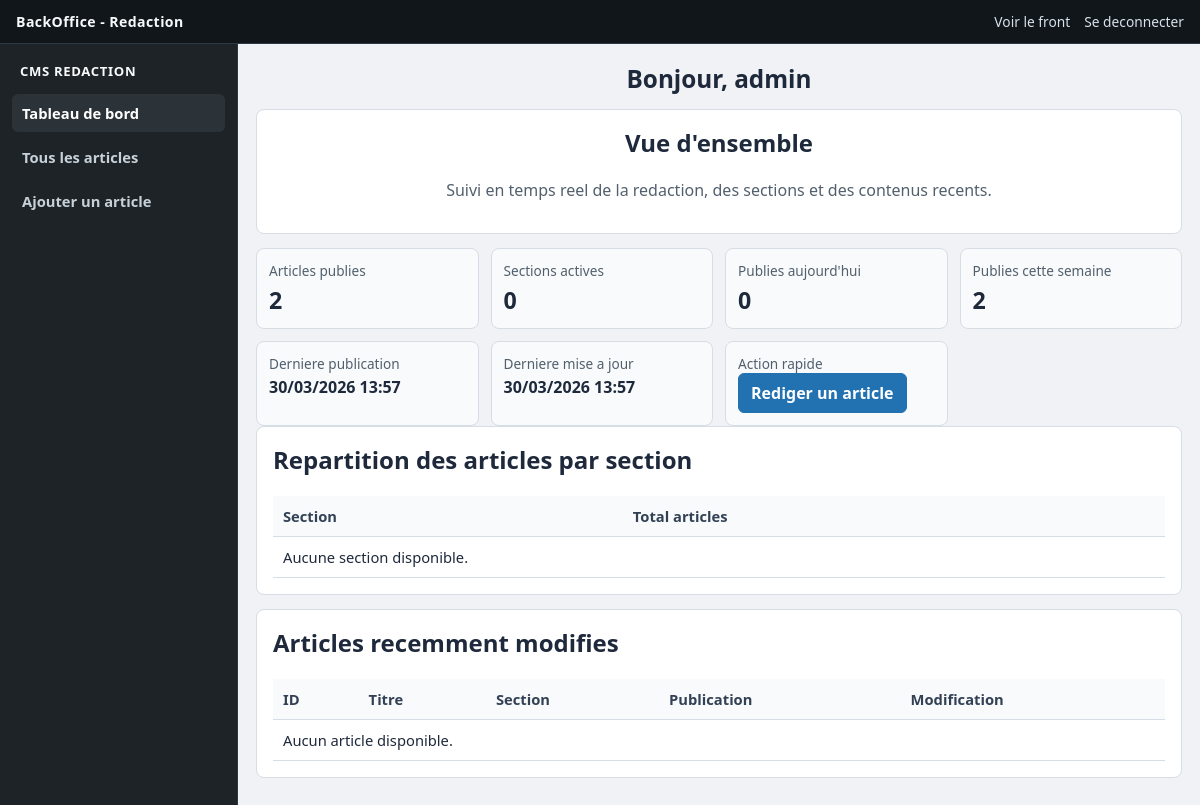
/admin/dashboard.php (signed in), run on an earlier commit of the app's database.
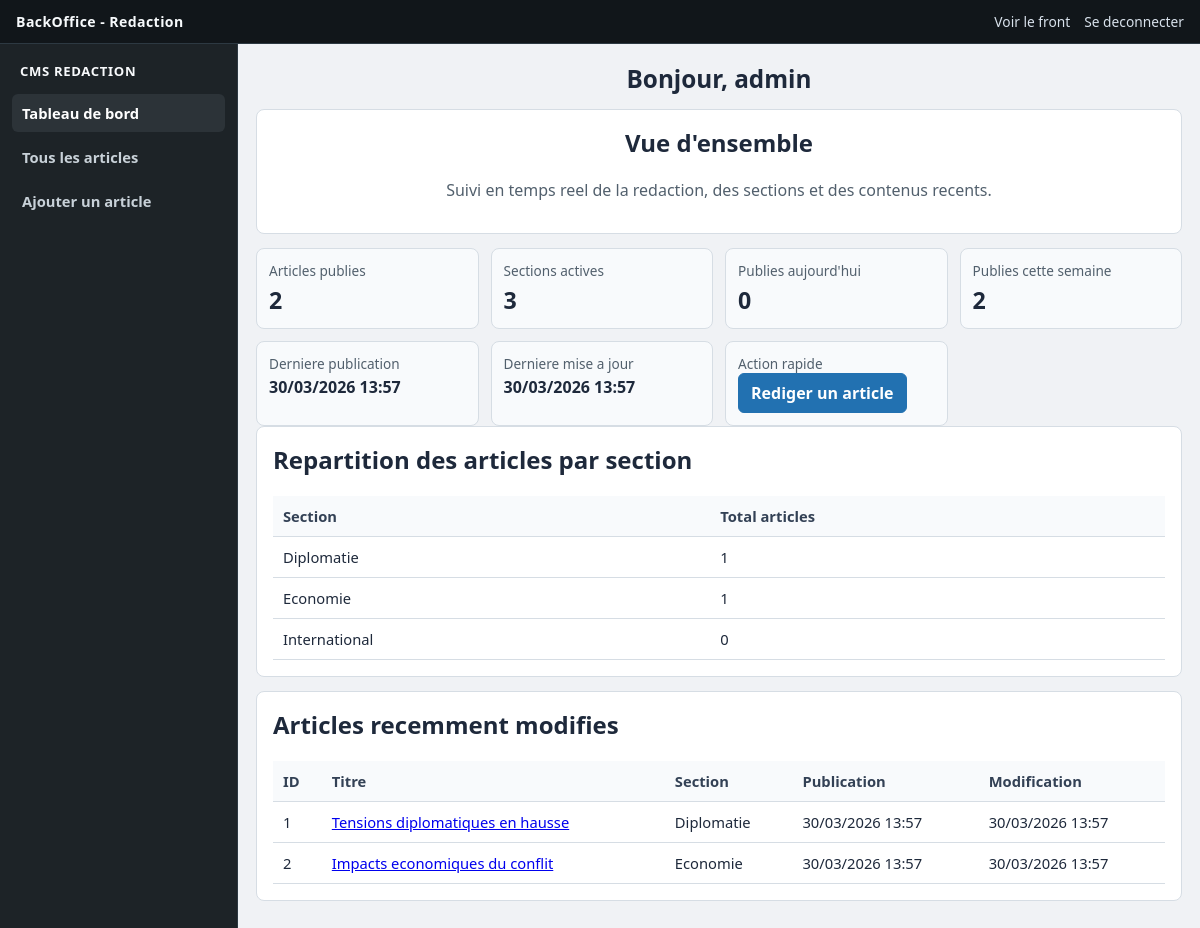
And on a later commit of the database.
### tables this page shows
CREATE TABLE articles (
    id INT AUTO_INCREMENT PRIMARY KEY,
    titre VARCHAR(255) NOT NULL,
    chapeau TEXT NOT NULL,  
    corps LONGTEXT NOT NULL,
    image_principale VARCHAR(255) DEFAULT NULL,
    image_alt VARCHAR(255) DEFAULT NULL,
    slug VARCHAR(255) NOT NULL UNIQUE,
    section_id INT NOT NULL DEFAULT 1,
    meta_title VARCHAR(255) DEFAULT NULL,  
    date_publication DATETIME NOT NULL DEFAULT CURRENT_TIMESTAMP,
    created_at DATETIME DEFAULT CURRENT_TIMESTAMP,
    updated_at DATETIME DEFAULT CURRENT_TIMESTAMP ON UPDATE CURRENT_TIMESTAMP,
    CONSTRAINT fk_articles_section FOREIGN KEY (section_id) REFERENCES sections(id)
);

CREATE TABLE sections (
    id INT AUTO_INCREMENT PRIMARY KEY,
    nom VARCHAR(100) NOT NULL UNIQUE,
    slug VARCHAR(120) NOT NULL UNIQUE,
    created_at DATETIME DEFAULT CURRENT_TIMESTAMP,
    updated_at DATETIME DEFAULT CURRENT_TIMESTAMP ON UPDATE CURRENT_TIMESTAMP
);

### admin/article_controller.php (called while the page is built, shortened)
<?php
function adminFetchDashboardStats(): array
{
    $pdo = getPDOConnection();
    $stmt = $pdo->query(
        'SELECT
            (SELECT COUNT(*) FROM articles) AS total_articles,
            (SELECT COUNT(*) FROM sections) AS total_sections,
            (SELECT COUNT(*) FROM articles WHERE DATE(date_publication) = CURDATE()) AS published_today,
            (SELECT COUNT(*) FROM articles WHERE YEARWEEK(date_publication, 1) = YEARWEEK(CURDATE(), 1)) AS published_this_week,
            (SELECT MAX(date_publication) FROM articles) AS last_publication,
            (SELECT MAX(updated_at) FROM articles) AS last_update'
    );
    $row = $stmt->fetch();
    return [
        'total_articles' => (int) ($row['total_articles'] ?? 0),
        'total_sections' => (int) ($row['total_sections'] ?? 0),
        'published_today' => (int) ($row['published_today'] ?? 0),
        'published_this_week' => (int) ($row['published_this_week'] ?? 0),
        'last_publication' => $row['last_publication'] ?? null,
        'last_update' => $row['last_update'] ?? null,
    ];
}
function adminFetchSectionDistribution(): array
{
    $pdo = getPDOConnection();
    $stmt = $pdo->query(
        'SELECT s.nom AS section_name, COUNT(a.id) AS total
         FROM sections s
         LEFT JOIN articles a ON a.section_id = s.id
         GROUP BY s.id, s.nom
         ORDER BY total DESC, s.nom ASC'
    );
    return $stmt->fetchAll();
}
function adminFetchRecentArticles(int $limit = 5): array
{
    $pdo = getPDOConnection();
    $limit = max(1, min($limit, 20));
    $stmt = $pdo->prepare(
        'SELECT a.id, a.titre, a.slug, s.nom AS section, a.date_publication, a.updated_at
         FROM articles a
         INNER JOIN sections s ON s.id = a.section_id
         ORDER BY a.updated_at DESC
         LIMIT :limit'
    );
    $stmt->bindValue(':limit', $limit, PDO::PARAM_INT);
    $stmt->execute();
    return $stmt->fetchAll();
}

### admin/dashboard.php (the view, shortened to what this page needs)
<?php
require_once __DIR__ . '/article_controller.php';
$username = $_SESSION['admin_user']['username'] ?? 'admin';
$stats = adminFetchDashboardStats();
$recentArticles = adminFetchRecentArticles(6);
$sectionDistribution = adminFetchSectionDistribution();
$totalArticles = (int) ($stats['total_articles'] ?? 0);
$totalSections = (int) ($stats['total_sections'] ?? 0);
$publishedToday = (int) ($stats['published_today'] ?? 0);
$publishedThisWeek = (int) ($stats['published_this_week'] ?? 0);
$lastPublication = (string) ($stats['last_publication'] ?? '');
$lastUpdate = (string) ($stats['last_update'] ?? '');
function formatAdminDateTime(string $dateTime): string
{
    $timestamp = strtotime($dateTime);
    return date('d/m/Y H:i', $timestamp);
}
?>
<!DOCTYPE html>
<html lang="fr">
<head>
    <link rel="stylesheet" href="assets/admin.css">
</head>
<body>
    <div class="admin-shell dashboard-shell">
        <header class="topbar">
            <p class="topbar__title">BackOffice - Redaction</p>
            <div class="topbar__links">
                <a href="../" target="_blank" rel="noopener noreferrer">Voir le front</a>
                <a href="logout.php">Se deconnecter</a>
            </div>
        </header>
        <aside class="sidebar">
            <span class="sidebar__brand">CMS REDACTION</span>
            <nav class="sidebar__menu">
                <a class="active" href="dashboard.php">Tableau de bord</a>
                <a href="articles.php">Tous les articles</a>
                <a href="article_form.php">Ajouter un article</a>
            </nav>
        </aside>
        <main class="main">
            <div class="container dashboard-container">
                <h1 class="page-title">Bonjour, <?php echo htmlspecialchars($username, ENT_QUOTES, 'UTF-8'); ?></h1>
                <section class="card">
                    <h2>Vue d'ensemble</h2>
                    <p class="muted">Suivi en temps reel de la redaction, des sections et des contenus recents.</p>
                </section>
                <section class="kpi-grid">
                    <article class="kpi">
                        <p>Articles publies</p>
                        <strong><?php echo (int) $totalArticles; ?></strong>
                    </article>
                    <article class="kpi">
                        <p>Sections actives</p>
                        <strong><?php echo (int) $totalSections; ?></strong>
                    </article>
                    <article class="kpi">
                        <p>Publies aujourd'hui</p>
                        <strong><?php echo (int) $publishedToday; ?></strong>
                    </article>
                    <article class="kpi">
                        <p>Publies cette semaine</p>
                        <strong><?php echo (int) $publishedThisWeek; ?></strong>
                    </article>
                    <article class="kpi">
                        <p>Derniere publication</p>
                        <strong class="kpi--small"><?php echo htmlspecialchars(formatAdminDateTime($lastPublication), ENT_QUOTES, 'UTF-8'); ?></strong>
                    </article>
                    <article class="kpi">
                        <p>Derniere mise a jour</p>
                        <strong class="kpi--small"><?php echo htmlspecialchars(formatAdminDateTime($lastUpdate), ENT_QUOTES, 'UTF-8'); ?></strong>
                    </article>
                    <article class="kpi">
                        <p>Action rapide</p>
                        <a class="btn" href="article_form.php">Rediger un article</a>
                    </article>
                </section>
                <section class="card">
                    <h2>Repartition des articles par section</h2>
                    <table>
                        <thead>
                            <tr>
                                <th>Section</th>
                                <th>Total articles</th>
                            </tr>
                        </thead>
                        <tbody>
                            <?php if (empty($sectionDistribution)): ?>
                                <tr>
                                    <td colspan="2">Aucune section disponible.</td>
                                </tr>
                            <?php else: ?>
                                <?php foreach ($sectionDistribution as $item): ?>
                                    <tr>
                                        <td><?php echo htmlspecialchars((string) $item['section_name'], ENT_QUOTES, 'UTF-8'); ?></td>
                                        <td><?php echo (int) $item['total']; ?></td>
                                    </tr>
                                <?php endforeach; ?>
                            <?php endif; ?>
                        </tbody>
                    </table>
                </section>
                <section class="card">
                    <h2>Articles recemment modifies</h2>
                    <table>
                        <thead>
                            <tr>
                                <th>ID</th>
                                <th>Titre</th>
                                <th>Section</th>
                                <th>Publication</th>
                                <th>Modification</th>
                            </tr>
                        </thead>
                        <tbody>
                            <?php if (empty($recentArticles)): ?>
                                <tr>
                                    <td colspan="5">Aucun article disponible.</td>
                                </tr>
                            <?php else: ?>
                                <?php foreach ($recentArticles as $article): ?>
                                    <tr>
                                        <td><?php echo (int) $article['id']; ?></td>
                                        <td>
                                            <a href="article_form.php?id=<?php echo (int) $article['id']; ?>">
                                                <?php echo htmlspecialchars((string) $article['titre'], ENT_QUOTES, 'UTF-8'); ?>
                                            </a>
                                        </td>
                                        <td><?php echo htmlspecialchars((string) $article['section'], ENT_QUOTES, 'UTF-8'); ?></td>
                                        <td><?php echo htmlspecialchars(formatAdminDateTime((string) $article['date_publication']), ENT_QUOTES, 'UTF-8'); ?></td>
                                        <td><?php echo htmlspecialchars(formatAdminDateTime((string) $article['updated_at']), ENT_QUOTES, 'UTF-8'); ?></td>
                                    </tr>
                                <?php endforeach; ?>
                            <?php endif; ?>
                        </tbody>
                    </table>
                </section>
            </div>
        </main>
    </div>
</body>
</html>

### admin/assets/admin.css (style rules this page uses)
:root { --admin-bg: #f0f2f5; --admin-surface: #ffffff; --admin-sidebar: #1d2327; --admin-top: #11161a; --admin-ink: #1e293b; --admin-muted: #52606d; --admin-line: #d6dde4; --admin-primary: #2271b1; --admin-primary-hover: #135e96; --admin-danger: #b42318; }
* { box-sizing: border-box; }
body { margin: 0; background: var(--admin-bg); color: var(--admin-ink); font-family: "Segoe UI", Tahoma, sans-serif; }
.admin-shell { min-height: 100vh; display: grid; grid-template-columns: 238px minmax(0, 1fr); grid-template-rows: 44px minmax(0, 1fr); grid-template-areas: "top top" "side main"; }
.topbar { grid-area: top; display: flex; align-items: center; justify-content: space-between; padding: 0 16px; background: var(--admin-top); color: #f7fafc; border-bottom: 1px solid #2d3942; }
.topbar__title { margin: 0; font-size: 0.88rem; font-weight: 600; letter-spacing: 0.03em; }
.topbar__links { display: flex; gap: 14px; }
.topbar a, .sidebar a { color: inherit; text-decoration: none; }
.topbar a { font-size: 0.86rem; color: #d9e2ec; }
.sidebar { grid-area: side; background: var(--admin-sidebar); color: #c8d1d8; padding: 14px 12px; border-right: 1px solid #2d3942; }
.sidebar__brand { display: block; margin: 4px 8px 14px; color: #f8fafc; font-weight: 700; letter-spacing: 0.05em; font-size: 0.82rem; }
.sidebar__menu { display: grid; gap: 6px; }
.sidebar__menu a { padding: 9px 10px; border-radius: 6px; font-size: 0.92rem; font-weight: 600; }
.sidebar__menu a:hover, .sidebar__menu a.active { background: #2c3338; color: #ffffff; }
.main { grid-area: main; padding: 18px; display: flex; justify-content: center; }
.container { width: 100%; max-width: 1120px; }
.dashboard-container .page-title, .dashboard-container .card:first-of-type { text-align: center; }
.page-title { margin-top: 0; margin-bottom: 14px; font-size: 1.52rem; }
.card { background: var(--admin-surface); border: 1px solid var(--admin-line); border-radius: 8px; padding: 16px; margin-bottom: 14px; }
.card h2, .card h3 { margin-top: 0; }
.muted { color: var(--admin-muted); }
.kpi-grid { display: grid; grid-template-columns: repeat(4, minmax(0, 1fr)); gap: 12px; }
.kpi { background: #f8fafc; border: 1px solid var(--admin-line); border-radius: 8px; padding: 12px; }
.kpi p { margin: 0; color: var(--admin-muted); font-size: 0.85rem; }
.kpi strong { display: block; margin-top: 4px; font-size: 1.45rem; }
.kpi--small { font-size: 1rem !important; line-height: 1.35; }
table { width: 100%; border-collapse: collapse; background: #fff; }
th, td { border-bottom: 1px solid var(--admin-line); padding: 10px; text-align: left; vertical-align: top; font-size: 0.92rem; }
th { background: #f8fafc; color: #334155; }
a.btn, button.btn { display: inline-block; border: 1px solid var(--admin-primary); background: var(--admin-primary); color: #fff; text-decoration: none; border-radius: 6px; padding: 8px 12px; font-weight: 600; cursor: pointer; }

What changed in the data, as far as the page shows it:
now on this page (row unchanged): articles: id "1", titre "Tensions diplomatiques en hausse", section.nom "Diplomatie", date_publication "30/03/2026 13:57", updated_at "30/03/2026 13:57"
now on this page (row edited): articles: id "2", titre "Impacts economiques du conflit", section.nom "Economie", date_publication "30/03/2026 13:57", updated_at "30/03/2026 13:57"
Also different on the page:
$totalSections: "0" → "3"
new list line: "Diplomatie 1"
new list line: "Economie 1"
new list line: "International 0"
text no longer shown: "Aucune section disponible. Aucun article disponible."
